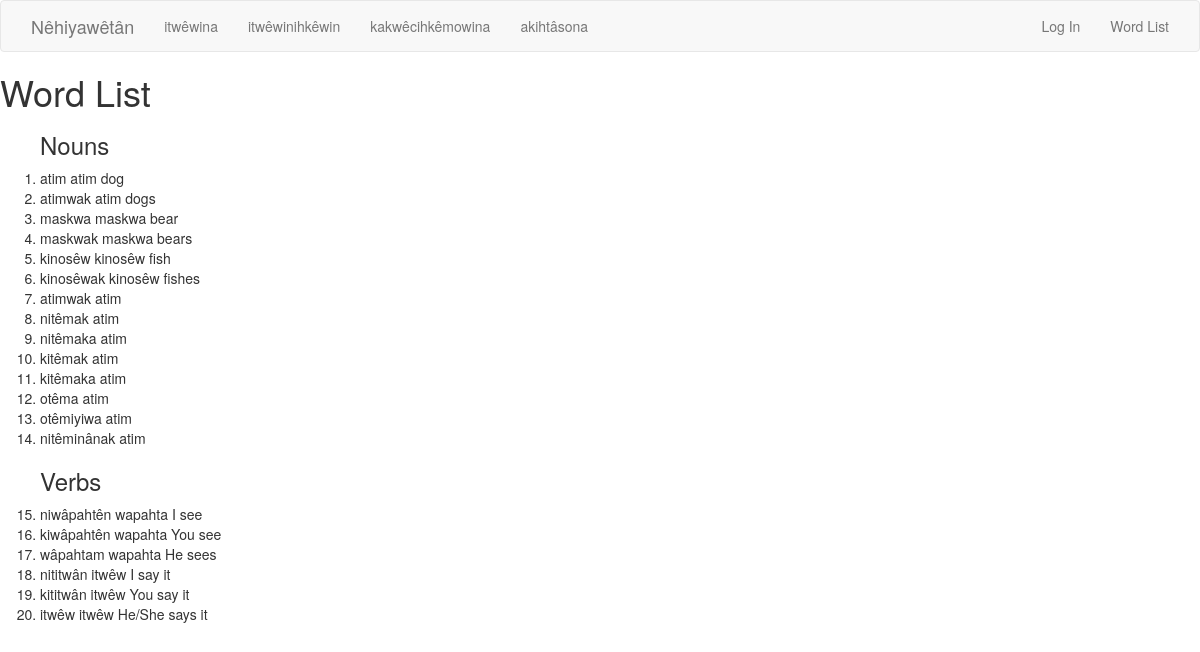
/wordlist/, run on the app's committed database.
### crk_drill/models.py (models this page shows, shortened)
class Word(models.Model):
    wordid = models.AutoField(primary_key=True)
    language = models.CharField(max_length=5, default=LEARNING_LANG, db_index=True)
    wordform = models.CharField(max_length=200, db_index=True)
    lemma = models.ForeignKey('Lemma', on_delete=models.CASCADE)
    gram_code = models.CharField(max_length=40, default='null')
    translation = models.CharField(max_length=40)
    def is_noun(self):
        return self.lemma.pos=='N'
    def is_verb(self):
        return self.lemma.pos=='V'

class Lemma(models.Model):
    lemma = models.CharField(max_length=20)
    language = models.CharField(max_length=5, default=LEARNING_LANG)
    pos = models.CharField(max_length=12) # Accomodate larger PoS
    animacy = models.CharField(max_length=20)
    def __str__(self):
        return self.lemma

### crk_drill/views.py (the view)
# urls.py: url(r'^wordlist/$', views.WordListView.as_view(), name='wordlist')
class WordListView(generic.ListView):
    model=Word
    context_object_name = 'words'
    template_name = 'word_list.html'

### templates/word_list.html
{% extends 'base.html' %}
{% block content %}
<h1>Word List</h1>
  <ol>
    <h3>Nouns</h3>
    {% for word in words %}
      {% if word.is_noun %}
        <li>
            {{ word.wordform}}
            {{word.lemma}}
            {{word.translation}}
        </li>
      {% endif %}
    {% endfor %}
    <h3>Verbs</h3>
    {% for word in words %}
      {% if word.is_verb %}
        <li>
            {{ word.wordform}}
            {{word.lemma}}
            {{word.translation}}
        </li>
      {% endif %}
    {% endfor %}
  </ol>
{% endblock %}

### templates/base.html (shortened to what this page needs)
<!DOCTYPE html>
<html>
  <head>
    <link rel="stylesheet" href="https://maxcdn.bootstrapcdn.com/bootstrap/3.3.7/css/bootstrap.min.css">
  </head>
  <body>
    <nav class='navbar navbar-default'>
      <ul class='nav nav'>
        <div class="container-fluid">
          <div class="navbar-header">
            <a class="navbar-brand" href="#">Nêhiyawêtân</a>
          </div>
          <div class='collapse navbar-collapse' id="bs-example-navbar-collapse-1">
            <ul class="nav navbar-nav">
              <li><a href="#">itwêwina</a></li>
              <li><a href="#">itwêwinihkêwin</a></li>
              <li><a href="#">kakwêcihkêmowina</a></li>
              <li><a href="#">akihtâsona</a></li>
            </ul>
              <ul class='nav navbar-nav navbar-right'>
                <li><a href="{% url 'wordlist'%}">Word List</a></li>
              </ul>
            {% if user.is_authenticated %}
              <ul class='nav navbar-nav navbar-right'>
                <li><a href="{% url 'logout' %}">Log Out</a></li>
              </ul>
            {% else %}
              <ul class='nav navbar-nav navbar-right'>
                <li><a href="login">Log In</a></li>
              </ul>
              {% endif %}
          </div>
        </div>
      </ul>
    </nav>
    {% block content %}
    {% endblock %}
  </body>
</html>

### data on the page
Word: wordform "atim", lemma "atim", translation "dog"
Word: wordform "atimwak", lemma "atim", translation "dogs"
Word: wordform "maskwa", lemma "maskwa", translation "bear"
Word: wordform "maskwak", lemma "maskwa", translation "bears"
Word: wordform "kinosêw", lemma "kinosêw", translation "fish"
Word: wordform "kinosêwak", lemma "kinosêw", translation "fishes"
Word: wordform "atimwak", lemma "atim"
Word: wordform "nitêmak", lemma "atim"
Word: wordform "nitêmaka", lemma "atim"
Word: wordform "kitêmak", lemma "atim"
Word: wordform "kitêmaka", lemma "atim"
Word: wordform "otêma", lemma "atim"
Word: wordform "otêmiyiwa", lemma "atim"
Word: wordform "nitêminânak", lemma "atim"
Word: wordform "niwâpahtên", lemma "wapahta", translation "I see"
Word: wordform "kiwâpahtên", lemma "wapahta", translation "You see"
Word: wordform "wâpahtam", lemma "wapahta", translation "He sees"
Word: wordform "nititwân", lemma "itwêw", translation "I say it"
Word: wordform "kititwân", lemma "itwêw", translation "You say it"
Word: wordform "itwêw", lemma "itwêw", translation "He/She says it"
